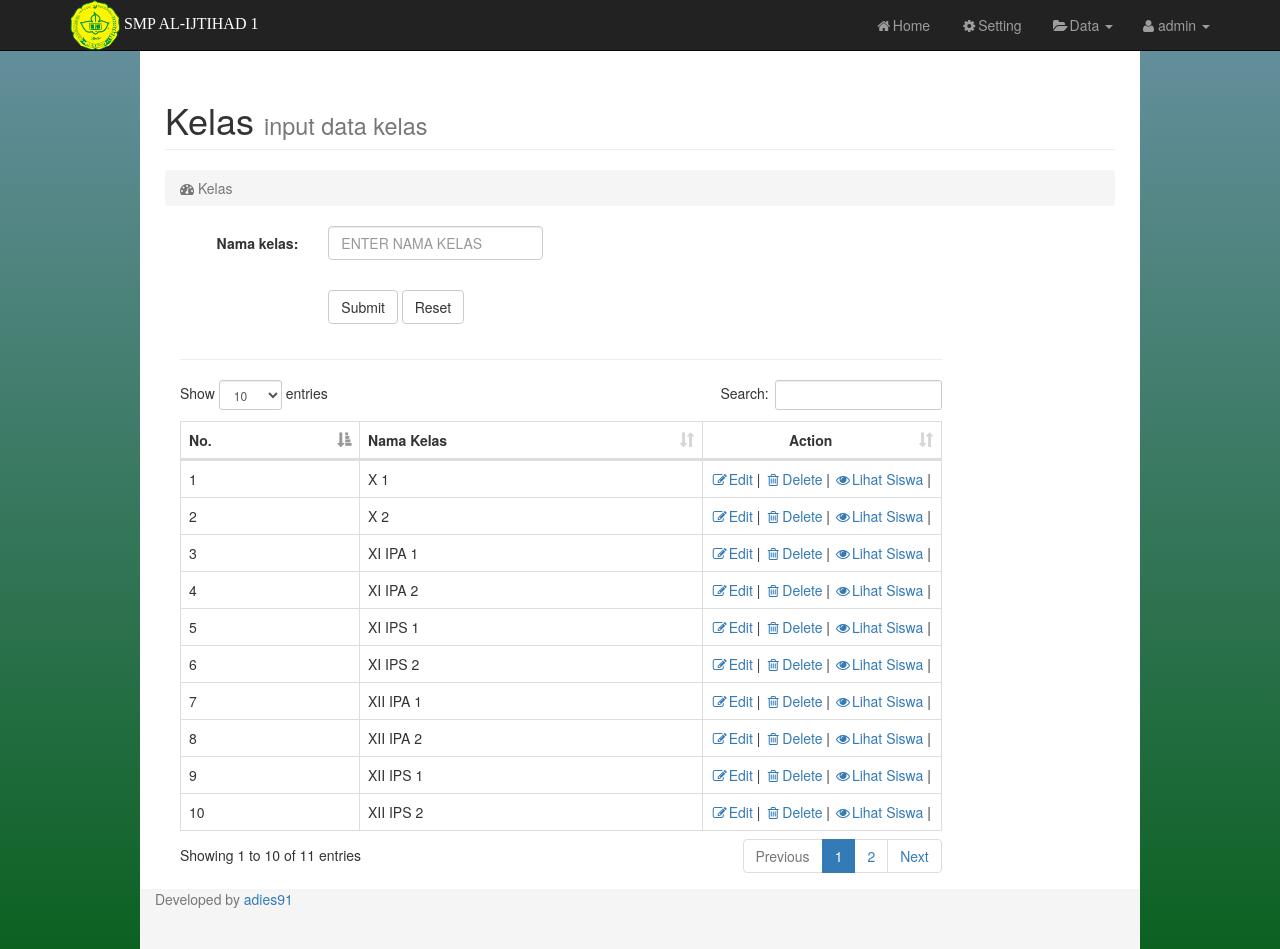
Page /admin/index.php?page=kelas (signed in) on the committed database.
### tables this page shows
CREATE TABLE IF NOT EXISTS `t_kelas` (
  `id_kelas` int(3) NOT NULL AUTO_INCREMENT,
  `nama_kelas` varchar(15) NOT NULL,
  PRIMARY KEY (`id_kelas`)
);

### admin/page.php (called while the page is built)
<?php
$page=htmlentities(@$_GET['page']);
$halaman="$page.php";
if(!file_exists($halaman) || empty($page)){
	include "content.php";
}else{
	include "$halaman";
}
?>

### admin/kelas.php (the view, shortened to what this page needs)
<?php
    if(empty($_SESSION[admin])){
        echo"<script language='JavaScript'>
        alert('Access Denied..!');
        </script>";
        echo "<meta http-equiv='refresh' content='0; url=../index.php'>";
    }
else{
?>
<div id="page-wrapper">
<div class="container-fluid">
                <div class="row">
                    <div class="col-lg-12">
                        <h1 class="page-header">
                            Kelas <small>input data kelas</small>
                        </h1>
                        <ol class="breadcrumb">
                            <li class="active">
                                <i class="fa fa-dashboard"></i> Kelas
                            </li>
                        </ol>
                    </div>
                </div>
	<div class="box box-primary">
		<div class="box-body">
           	<form class="form-horizontal" method="post" action="tambah-kelas.php" >
				<div class="form-group">
					<label class="control-label col-sm-2" for="email">Nama kelas:</label>
					<div class="col-sm-3">
					<input type="text" name="nama_kls" style="text-transform:uppercase;" on keyup="javascript:this.value=this.value.toUpperCase();" class="form-control" id="nama_kls" placeholder="Enter Nama Kelas" required>
					</div>
				</div>
				<div class="form-group">
					<div class="col-sm-offset-2 col-sm-10">
						<button type="submit" class="btn btn-default">Submit</button>
						<button type="reset" class="btn btn-default">Reset</button>
					</div>
					</div>
			</form>
           	<div class="col-lg-10">
                        <h2><hr style=""></h2>
                        <div class="table-responsive">
                        <table id="example1" class="table table-bordered">
                <thead>
                                    <tr>
                                        <th>No.</th>
                                        <th>Nama Kelas</th>
                                        <th width="200"><center>Action</center></th>
                                    </tr>
                                </thead>
                <tbody>
                    <?php
                    $sql = mysql_query('SELECT * FROM t_kelas');
                    $no = 1;
                    while ($r = mysql_fetch_array($sql)) {
                    ?>
                    <tr align='left'>
                        <td><?php echo  $no;?></td>
                        <td><?php echo  $r['nama_kelas']; ?></td>
                    <?php echo"<td>
                            <a href='?page=edit-kelas&id_kelas=$r[id_kelas]'><i class='fa fa-fw fa-pencil-square-o'></i>Edit</a> |
                            <a href='?page=delete-kelas&id_kelas=$r[id_kelas]' onClick=\"return confirm('Anda yakin ingin menghapus kelas $r[nama_kelas] ?')\"><i class='fa fa-fw fa-trash-o'></i>Delete</a> |
							<a href='?page=lihat-kelas&id_kelas=$r[id_kelas]'><i class='fa fa-fw fa-eye'></i>Lihat Siswa</a> |
                        </td>"; ?>
                    </tr>
                    <?php
                    $no++;
                    }
                    ?>
                </tbody>
            </table>
        </div>
    </div>
            </div>
        </div>
    </div>
</div>
<?php } ?>

### admin/css/sb-admin.css (style rules this page uses)
body { margin-top: 50px; background: url('../../img/black-batik.jpg') fixed; }
@media (min-width:768px) { body { margin-top: 50px; } }
#page-wrapper { width: 100%; padding: 0; background-color: #fff; opacity: 1; }
@media (min-width:600px) { #page-wrapper { padding: 10px; } }

### admin/index.php (style rules this page uses)
body, html { height: auto; background-repeat: no-repeat; background-image: linear-gradient(rgb(104, 145, 162), rgb(12, 97, 33)); }

### rows in the picture
t_kelas: nama_kelas "X 1"
t_kelas: nama_kelas "X 2"
t_kelas: nama_kelas "XI IPA 1"
t_kelas: nama_kelas "XI IPA 2"
t_kelas: nama_kelas "XI IPS 1"
t_kelas: nama_kelas "XI IPS 2"
t_kelas: nama_kelas "XII IPA 1"
t_kelas: nama_kelas "XII IPA 2"
t_kelas: nama_kelas "XII IPS 1"
t_kelas: nama_kelas "XII IPS 2"

### other values in the picture
$_SESSION[admin] "admin"
